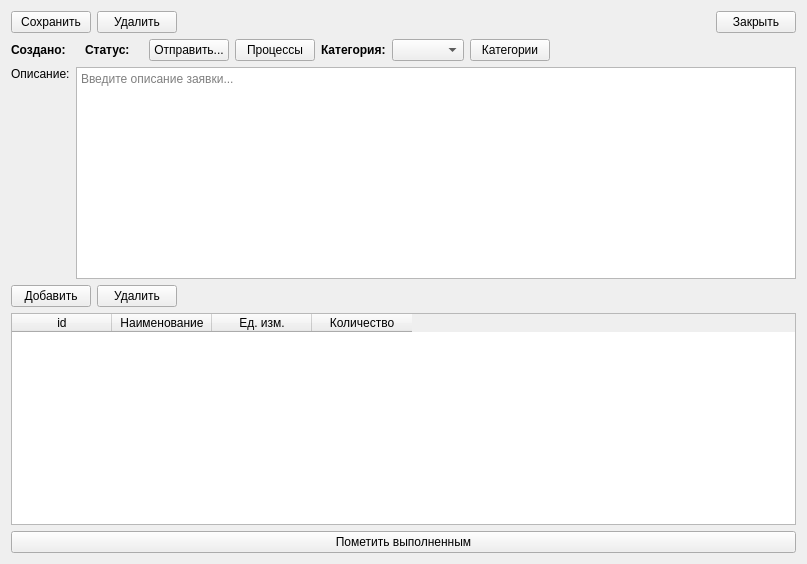
<?xml version="1.0" encoding="UTF-8"?>
<ui version="4.0">
 <class>Request</class>
 <widget class="QWidget" name="Request">
  <property name="geometry">
   <rect>
    <x>0</x>
    <y>0</y>
    <width>807</width>
    <height>564</height>
   </rect>
  </property>
  <property name="windowTitle">
   <string>Form</string>
  </property>
  <layout class="QVBoxLayout" name="verticalLayout">
   <item>
    <layout class="QHBoxLayout" name="horizontalLayout_3">
     <item>
      <widget class="QPushButton" name="save_btn">
       <property name="text">
        <string>Сохранить</string>
       </property>
      </widget>
     </item>
     <item>
      <widget class="QPushButton" name="delete_btn">
       <property name="text">
        <string>Удалить</string>
       </property>
      </widget>
     </item>
     <item>
      <spacer name="horizontalSpacer_2">
       <property name="orientation">
        <enum>Qt::Orientation::Horizontal</enum>
       </property>
       <property name="sizeHint" stdset="0">
        <size>
         <width>40</width>
         <height>20</height>
        </size>
       </property>
      </spacer>
     </item>
     <item>
      <widget class="QPushButton" name="close_btn">
       <property name="text">
        <string>Закрыть</string>
       </property>
      </widget>
     </item>
    </layout>
   </item>
   <item>
    <layout class="QHBoxLayout" name="horizontalLayout_6">
     <item>
      <layout class="QHBoxLayout" name="horizontalLayout_4">
       <item>
        <widget class="QLabel" name="label_2">
         <property name="sizePolicy">
          <sizepolicy hsizetype="Fixed" vsizetype="Preferred">
           <horstretch>0</horstretch>
           <verstretch>0</verstretch>
          </sizepolicy>
         </property>
         <property name="font">
          <font>
           <bold>true</bold>
          </font>
         </property>
         <property name="text">
          <string>Создано:</string>
         </property>
        </widget>
       </item>
       <item>
        <widget class="QLabel" name="date_lbl">
         <property name="text">
          <string/>
         </property>
        </widget>
       </item>
      </layout>
     </item>
     <item>
      <layout class="QHBoxLayout" name="horizontalLayout_5">
       <item>
        <widget class="QLabel" name="label_3">
         <property name="sizePolicy">
          <sizepolicy hsizetype="Fixed" vsizetype="Preferred">
           <horstretch>0</horstretch>
           <verstretch>0</verstretch>
          </sizepolicy>
         </property>
         <property name="font">
          <font>
           <bold>true</bold>
          </font>
         </property>
         <property name="text">
          <string>Статус:</string>
         </property>
        </widget>
       </item>
       <item>
        <widget class="QLabel" name="status_lbl">
         <property name="text">
          <string/>
         </property>
        </widget>
       </item>
       <item>
        <widget class="QPushButton" name="send_btn">
         <property name="text">
          <string>Отправить...</string>
         </property>
        </widget>
       </item>
       <item>
        <widget class="QPushButton" name="accept_viewer_btn">
         <property name="text">
          <string>Процессы</string>
         </property>
        </widget>
       </item>
       <item>
        <widget class="QLabel" name="label_4">
         <property name="font">
          <font>
           <bold>true</bold>
          </font>
         </property>
         <property name="text">
          <string>Категория:</string>
         </property>
        </widget>
       </item>
       <item>
        <widget class="QComboBox" name="category_combobox"/>
       </item>
       <item>
        <widget class="QPushButton" name="category_dialog_btn">
         <property name="text">
          <string>Категории</string>
         </property>
        </widget>
       </item>
       <item>
        <spacer name="horizontalSpacer_3">
         <property name="orientation">
          <enum>Qt::Orientation::Horizontal</enum>
         </property>
         <property name="sizeHint" stdset="0">
          <size>
           <width>40</width>
           <height>20</height>
          </size>
         </property>
        </spacer>
       </item>
      </layout>
     </item>
    </layout>
   </item>
   <item>
    <layout class="QHBoxLayout" name="horizontalLayout">
     <item>
      <widget class="QLabel" name="label">
       <property name="text">
        <string>Описание:</string>
       </property>
       <property name="alignment">
        <set>Qt::AlignmentFlag::AlignLeading|Qt::AlignmentFlag::AlignLeft|Qt::AlignmentFlag::AlignTop</set>
       </property>
       <property name="margin">
        <number>10</number>
       </property>
      </widget>
     </item>
     <item>
      <widget class="QTextEdit" name="description_text">
       <property name="placeholderText">
        <string>Введите описание заявки...</string>
       </property>
      </widget>
     </item>
    </layout>
   </item>
   <item>
    <layout class="QHBoxLayout" name="horizontalLayout_2">
     <item>
      <widget class="QPushButton" name="add_nomenclature_btn">
       <property name="text">
        <string>Добавить</string>
       </property>
      </widget>
     </item>
     <item>
      <widget class="QPushButton" name="delete_nomenclature_btn">
       <property name="text">
        <string>Удалить</string>
       </property>
       <property name="checkable">
        <bool>false</bool>
       </property>
       <property name="flat">
        <bool>false</bool>
       </property>
      </widget>
     </item>
     <item>
      <spacer name="horizontalSpacer">
       <property name="orientation">
        <enum>Qt::Orientation::Horizontal</enum>
       </property>
       <property name="sizeHint" stdset="0">
        <size>
         <width>40</width>
         <height>20</height>
        </size>
       </property>
      </spacer>
     </item>
    </layout>
   </item>
   <item>
    <widget class="QTableWidget" name="tableWidget">
     <column>
      <property name="text">
       <string>id</string>
      </property>
     </column>
     <column>
      <property name="text">
       <string>Наименование</string>
      </property>
     </column>
     <column>
      <property name="text">
       <string>Ед. изм.</string>
      </property>
     </column>
     <column>
      <property name="text">
       <string>Количество</string>
      </property>
     </column>
    </widget>
   </item>
   <item>
    <widget class="QPushButton" name="mark_done_btn">
     <property name="text">
      <string>Пометить выполненным</string>
     </property>
    </widget>
   </item>
  </layout>
 </widget>
 <resources/>
 <connections/>
</ui>
